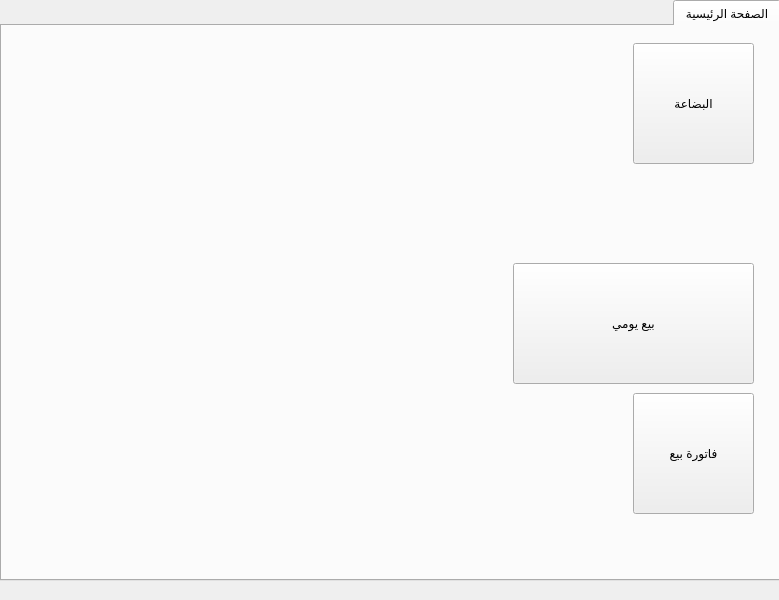
<?xml version="1.0" encoding="UTF-8"?>
<ui version="4.0">
 <class>MainWindow</class>
 <widget class="QMainWindow" name="MainWindow">
  <property name="geometry">
   <rect>
    <x>0</x>
    <y>0</y>
    <width>779</width>
    <height>600</height>
   </rect>
  </property>
  <property name="windowTitle">
   <string>MainWindow</string>
  </property>
  <widget class="QWidget" name="centralwidget">
   <property name="layoutDirection">
    <enum>Qt::RightToLeft</enum>
   </property>
   <widget class="QTabWidget" name="tabWidget">
    <property name="geometry">
     <rect>
      <x>0</x>
      <y>0</y>
      <width>781</width>
      <height>581</height>
     </rect>
    </property>
    <property name="whatsThis">
     <string/>
    </property>
    <property name="currentIndex">
     <number>0</number>
    </property>
    <widget class="QWidget" name="tab">
     <attribute name="title">
      <string>الصفحة الرئيسية</string>
     </attribute>
     <widget class="QTabWidget" name="tabWidget_2">
      <property name="geometry">
       <rect>
        <x>0</x>
        <y>-30</y>
        <width>781</width>
        <height>581</height>
       </rect>
      </property>
      <property name="styleSheet">
       <string notr="true">QTabWidget::pane { 
 margin: 0px;
 border-radius: 7px;
 padding: 1px;
}</string>
      </property>
      <widget class="QWidget" name="tab_3">
       <attribute name="title">
        <string>Tab 1</string>
       </attribute>
       <widget class="QPushButton" name="pushButton_4">
        <property name="geometry">
         <rect>
          <x>510</x>
          <y>240</y>
          <width>241</width>
          <height>121</height>
         </rect>
        </property>
        <property name="text">
         <string>بيع يومي</string>
        </property>
       </widget>
       <widget class="QPushButton" name="pushButton_5">
        <property name="geometry">
         <rect>
          <x>630</x>
          <y>20</y>
          <width>121</width>
          <height>121</height>
         </rect>
        </property>
        <property name="text">
         <string>البضاعة</string>
        </property>
       </widget>
       <widget class="QPushButton" name="pushButton_6">
        <property name="geometry">
         <rect>
          <x>630</x>
          <y>370</y>
          <width>121</width>
          <height>121</height>
         </rect>
        </property>
        <property name="text">
         <string>فاتورة بيع</string>
        </property>
       </widget>
      </widget>
      <widget class="QWidget" name="tab_4">
       <attribute name="title">
        <string>Tab 2</string>
       </attribute>
      </widget>
     </widget>
    </widget>
   </widget>
  </widget>
  <widget class="QMenuBar" name="menubar">
   <property name="geometry">
    <rect>
     <x>0</x>
     <y>0</y>
     <width>779</width>
     <height>26</height>
    </rect>
   </property>
  </widget>
 </widget>
 <resources/>
 <connections/>
</ui>
